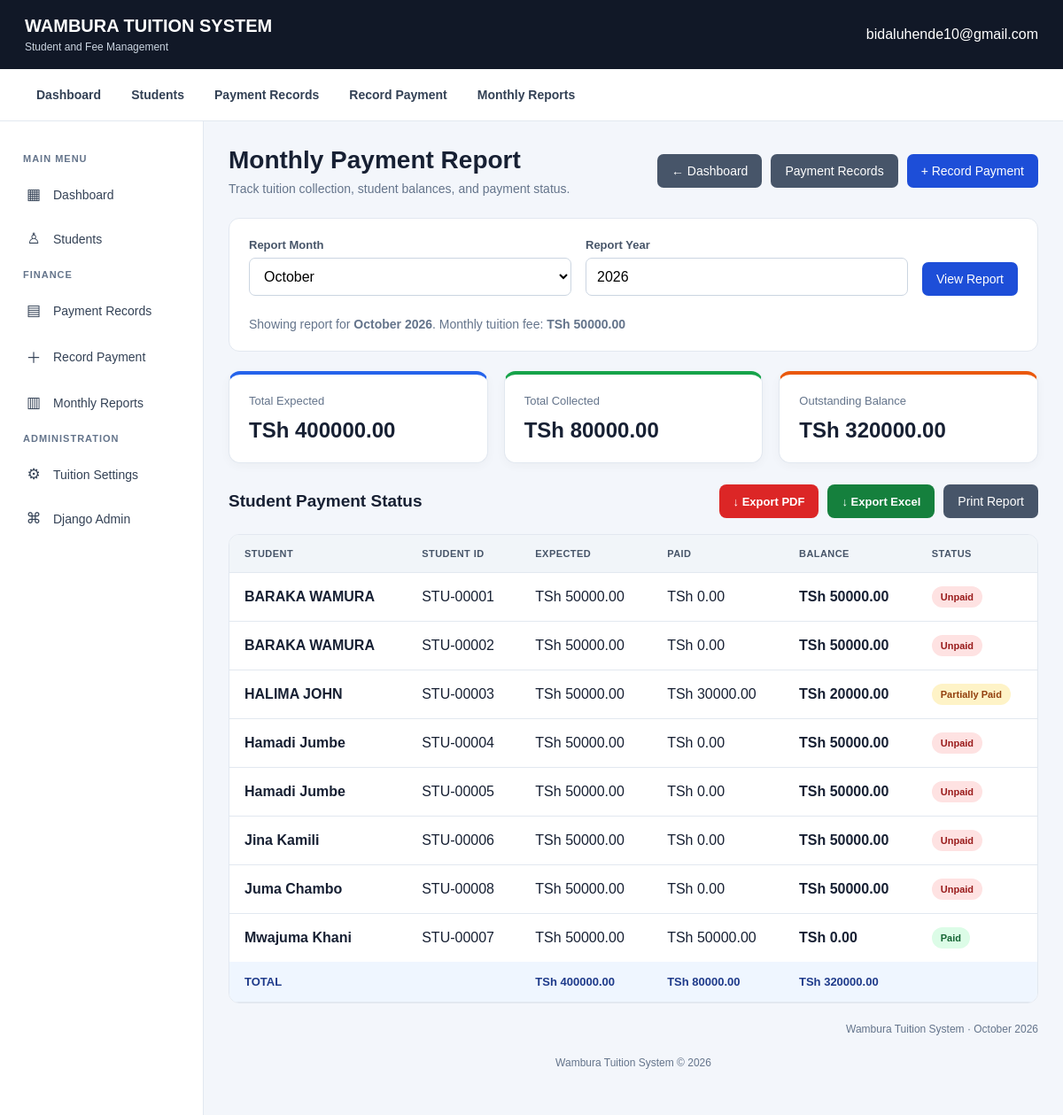
The app's page /payments/monthly-report/ (signed in) with its own data.
### students/models.py (models this page shows, shortened)
class Student(models.Model):
    STATUS_CHOICES = [
        ("ACTIVE", "Active"),
        ("INACTIVE", "Inactive"),
    ]
    GENDER_CHOICES = [
        ("MALE", "Male"),
        ("FEMALE", "Female"),
        ("OTHER", "Other"),
    ]
    student_id = models.CharField(
        max_length=20,
        unique=True,
        editable=False
    )
    full_name = models.CharField(
        max_length=200
    )
    gender = models.CharField(
        max_length=10,
        choices=GENDER_CHOICES
    )
    date_of_birth = models.DateField(
        null=True,
        blank=True
    )
    parent_guardian_name = models.CharField(
        max_length=200
    )
    parent_phone = models.CharField(
        max_length=30
    )
    student_class = models.ForeignKey(
        Class,
        on_delete=models.SET_NULL,
        null=True,
        blank=True,
        related_name="students"
    )
    registration_date = models.DateField(
        auto_now_add=True
    )
    status = models.CharField(
        max_length=10,
        choices=STATUS_CHOICES,
        default="ACTIVE"
    )
    created_at = models.DateTimeField(
        auto_now_add=True
    )
    updated_at = models.DateTimeField(
        auto_now=True
    )
    class Meta:
        ordering = ["-registration_date", "full_name"]

### payments/views.py (the view)
@login_required
def monthly_payment_report(request):
    context = get_report_data(request)
    return render(
        request,
        "payments/monthly_report.html",
        context,
    )

### payments/services.py (called while the page is built)
def get_monthly_tuition():
    setting = (
        TuitionSetting.objects
        .order_by("-effective_from", "-id")
        .first()
    )
    if not setting:
        return Decimal("0.00")
    return setting.monthly_fee

### templates/payments/monthly_report.html (shortened to what this page needs)
{% extends "base.html" %}
{% block content %}
<div class="report-page">
    <header class="report-header">
        <div>
            <h1>Monthly Payment Report</h1>
            <p class="report-subtitle">
                Track tuition collection, student balances, and payment status.
            </p>
        </div>
        <div class="report-actions">
            <a href="{% url 'dashboard_home' %}" class="btn btn-secondary">
                ← Dashboard
            </a>
            <a href="{% url 'payment_list' %}" class="btn btn-secondary">
                Payment Records
            </a>
            <a href="{% url 'payment_create' %}" class="btn">
                + Record Payment
            </a>
        </div>
    </header>
    <section class="card">
        <form method="GET" class="report-filter">
            <div class="filter-field">
                <label for="month">Report Month</label>
                <select name="month" id="month">
                    {% for number, name in months %}
                        <option value="{{ number }}"
                            {% if selected_month == number %}selected{% endif %}>
                            {{ name }}
                        </option>
                    {% endfor %}
                </select>
            </div>
            <div class="filter-field">
                <label for="year">Report Year</label>
                <input
                    type="number"
                    name="year"
                    id="year"
                    value="{{ selected_year }}"
                    min="2020"
                    max="2100"
                    required
                >
            </div>
            <button type="submit" class="btn">
                View Report
            </button>
        </form>
        <p class="report-subtitle">
            Showing report for
            <strong>{{ month_name }} {{ selected_year }}</strong>.
            Monthly tuition fee:
            <strong>TSh {{ monthly_fee|floatformat:2 }}</strong>
        </p>
    </section>
    <section class="summary-grid">
        <div class="summary-card expected">
            <span class="summary-label">Total Expected</span>
            <div class="summary-value">
                TSh {{ total_expected|floatformat:2 }}
            </div>
        </div>
        <div class="summary-card collected">
            <span class="summary-label">Total Collected</span>
            <div class="summary-value">
                TSh {{ total_paid|floatformat:2 }}
            </div>
        </div>
        <div class="summary-card balance">
            <span class="summary-label">Outstanding Balance</span>
            <div class="summary-value">
                TSh {{ total_balance|floatformat:2 }}
            </div>
        </div>
    </section>
    <div class="report-toolbar">
        <h2>Student Payment Status</h2>
        <div class="export-actions">
            <a
                href="{% url 'export_monthly_report_pdf' %}?month={{ selected_month }}&year={{ selected_year }}"
                class="export-btn export-pdf"
            >
                ↓ Export PDF
            </a>
            <a
                href="{% url 'export_monthly_report_excel' %}?month={{ selected_month }}&year={{ selected_year }}"
                class="export-btn export-excel"
            >
                ↓ Export Excel
            </a>
            <button
                type="button"
                class="btn btn-secondary"
                onclick="window.print()"
            >
                Print Report
            </button>
        </div>
    </div>
    <section class="card table-card">
        <div class="table-scroll">
            <table class="report-table">
                <thead>
                    <tr>
                        <th>Student</th>
                        <th>Student ID</th>
                        <th>Expected</th>
                        <th>Paid</th>
                        <th>Balance</th>
                        <th>Status</th>
                    </tr>
                </thead>
                <tbody>
                    {% for item in report %}
                        <tr>
                            <td>
                                <div class="student-name">
                                    {{ item.student.full_name }}
                                </div>
                            </td>
                            <td>{{ item.student.student_id }}</td>
                            <td class="amount">
                                TSh {{ item.monthly_fee|floatformat:2 }}
                            </td>
                            <td class="amount">
                                TSh {{ item.paid|floatformat:2 }}
                            </td>
                            <td class="amount">
                                <strong>
                                    TSh {{ item.balance|floatformat:2 }}
                                </strong>
                            </td>
                            <td>
                                {% if item.status == "PAID" %}
                                    <span class="status-badge status-paid">
                                        Paid
                                    </span>
                                {% elif item.status == "PARTIALLY PAID" %}
                                    <span class="status-badge status-partial">
                                        Partially Paid
                                    </span>
                                {% elif item.status == "UNPAID" %}
                                    <span class="status-badge status-unpaid">
                                        Unpaid
                                    </span>
                                {% else %}
                                    <span class="status-badge status-unconfigured">
                                        Fee Not Set
                                    </span>
                                {% endif %}
                            </td>
                        </tr>
                    {% empty %}
                        <tr>
                            <td colspan="6" class="empty-state">
                                No active students were found for this report.
                            </td>
                        </tr>
                    {% endfor %}
                </tbody>
                <tfoot>
                    <tr>
                        <th colspan="2">TOTAL</th>
                        <th class="amount">
                            TSh {{ total_expected|floatformat:2 }}
                        </th>
                        <th class="amount">
                            TSh {{ total_paid|floatformat:2 }}
                        </th>
                        <th class="amount">
                            TSh {{ total_balance|floatformat:2 }}
                        </th>
                        <th></th>
                    </tr>
                </tfoot>
            </table>
        </div>
    </section>
    <div class="report-footer">
        Wambura Tuition System · {{ month_name }} {{ selected_year }}
    </div>
</div>
{% endblock %}

### templates/base.html (shortened to what this page needs)
<!DOCTYPE html>
<html lang="en">
<head>
</head>
<body>
    <header class="topbar">
        <a href="{% url 'dashboard_home' %}" class="brand">
            WAMBURA TUITION SYSTEM
            <small>Student and Fee Management</small>
        </a>
        <span>
            {% if request.user.is_authenticated %}
                {{ request.user.username }}
            {% endif %}
        </span>
    </header>
<nav class="quick-nav">
    <a href="{% url 'dashboard_home' %}">Dashboard</a>
    <a href="{% url 'student_list' %}">Students</a>
    <a href="{% url 'payment_list' %}">Payment Records</a>
    <a href="{% url 'payment_create' %}">Record Payment</a>
    <a href="{% url 'monthly_payment_report' %}">Monthly Reports</a>
</nav>
    <div class="layout">
<aside class="sidebar">
    <div class="nav-label">MAIN MENU</div>
    <a href="{% url 'dashboard_home' %}">
        <span>▦</span> Dashboard
    </a>
    <a href="{% url 'student_list' %}">
        <span>♙</span> Students
    </a>
    <div class="nav-label">FINANCE</div>
    <a href="{% url 'payment_list' %}">
        <span>▤</span> Payment Records
    </a>
    <a href="{% url 'payment_create' %}">
        <span>＋</span> Record Payment
    </a>
    <a href="{% url 'monthly_payment_report' %}">
        <span>▥</span> Monthly Reports
    </a>
    {% if request.user.is_staff %}
        <div class="nav-label">ADMINISTRATION</div>
        <a href="{% url 'admin:payments_tuitionsetting_changelist' %}">
            <span>⚙</span> Tuition Settings
        </a>
        <a href="{% url 'admin:index' %}" target="_blank">
            <span>⌘</span> Django Admin
        </a>
    {% endif %}
</aside>
        <main class="main">
            <div class="page-container">
                {% block content %}
                {% endblock %}
            </div>
            <footer class="footer">
                Wambura Tuition System &copy; {% now "Y" %}
            </footer>
        </main>
    </div>
</body>
</html>

### templates/base.html (style rules this page uses)
:root { --primary: #1d4ed8; --primary-dark: #1e40af; --background: #f3f6fb; --surface: #ffffff; --text: #172033; --muted: #64748b; --border: #e2e8f0; }
* { box-sizing: border-box; }
body { margin: 0; font-family: Arial, Helvetica, sans-serif; background: var(--background); color: var(--text); }
.topbar { background: #111827; color: white; padding: 18px 28px; display: flex; justify-content: space-between; align-items: center; gap: 16px; flex-wrap: wrap; }
.brand { font-size: 20px; font-weight: 700; }
.brand small { display: block; margin-top: 5px; color: #cbd5e1; font-size: 12px; font-weight: 400; }
.topbar a { color: white; text-decoration: none; }
.layout { display: flex; min-height: calc(100vh - 75px); }
.sidebar { width: 230px; flex-shrink: 0; background: var(--surface); border-right: 1px solid var(--border); padding: 24px 14px; }
.nav-label { color: var(--muted); font-size: 11px; font-weight: bold; letter-spacing: 1px; padding: 0 12px; margin: 12px 0; }
.sidebar a { display: block; padding: 12px; margin-bottom: 5px; border-radius: 8px; color: #334155; text-decoration: none; font-size: 14px; }
.main { flex: 1; min-width: 0; padding: 28px; }
.page-container { max-width: 1500px; margin: 0 auto; }
.card { background: var(--surface); border: 1px solid var(--border); border-radius: 12px; padding: 22px; margin-bottom: 22px; }
.btn { display: inline-block; background: var(--primary); color: white; border: none; border-radius: 7px; padding: 11px 16px; text-decoration: none; cursor: pointer; font-size: 14px; }
.btn-secondary { background: #475569; }
input, select, textarea { max-width: 100%; padding: 10px 12px; border: 1px solid #cbd5e1; border-radius: 7px; font: inherit; }
table { width: 100%; border-collapse: collapse; }
th, td { padding: 13px 12px; border-bottom: 1px solid var(--border); text-align: left; }
th { background: #f8fafc; color: #475569; font-size: 12px; text-transform: uppercase; }
.footer { color: var(--muted); text-align: center; padding: 24px 10px; font-size: 12px; }
.sidebar a { display: flex; align-items: center; gap: 12px; padding: 12px 14px; margin-bottom: 5px; border-radius: 8px; color: #334155; text-decoration: none; font-size: 14px; font-weight: 500; transition: background 0.2s ease, color 0.2s ease; }
.sidebar a span { width: 20px; text-align: center; font-size: 17px; }
.quick-nav { display: flex; flex-wrap: wrap; align-items: center; gap: 8px; padding: 12px 28px; background: #ffffff; border-bottom: 1px solid #e2e8f0; }
.quick-nav a { display: inline-block; padding: 9px 13px; border-radius: 7px; color: #334155; text-decoration: none; font-size: 14px; font-weight: 600; }

### records on screen
Student: student.full_name "BARAKA WAMURA", student.student_id "STU-00001", monthly_fee "50000.00", paid "0.00", balance "50000.00", shows "Unpaid"
Student: student.full_name "BARAKA WAMURA", student.student_id "STU-00002", monthly_fee "50000.00", paid "0.00", balance "50000.00", shows "Unpaid"
Student: student.full_name "HALIMA JOHN", student.student_id "STU-00003", monthly_fee "50000.00", paid "30000.00", balance "20000.00", shows "Partially Paid"
Student: student.full_name "Hamadi Jumbe", student.student_id "STU-00004", monthly_fee "50000.00", paid "0.00", balance "50000.00", shows "Unpaid"
Student: student.full_name "Hamadi Jumbe", student.student_id "STU-00005", monthly_fee "50000.00", paid "0.00", balance "50000.00", shows "Unpaid"
Student: student.full_name "Jina Kamili", student.student_id "STU-00006", monthly_fee "50000.00", paid "0.00", balance "50000.00", shows "Unpaid"
Student: student.full_name "Juma Chambo", student.student_id "STU-00008", monthly_fee "50000.00", paid "0.00", balance "50000.00", shows "Unpaid"
Student: student.full_name "Mwajuma Khani", student.student_id "STU-00007", monthly_fee "50000.00", paid "50000.00", balance "0.00", shows "Paid"

### other values on screen
{{ request.user.username }} "bidaluhende10@gmail.com"
{{ month_name }} "October"
{{ selected_year }} "2026"
{{ monthly_fee|floatformat:2 }} "50000.00"
{{ total_expected|floatformat:2 }} "400000.00"
{{ total_paid|floatformat:2 }} "80000.00"
{{ total_balance|floatformat:2 }} "320000.00"
form field month "October"
